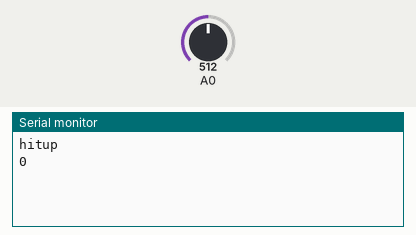
Recording of a sketch running on a simulated Arduino Uno, built with avr-gcc and run on an emulated ATmega328P. Shown: the last lines printed to the serial monitor. The inputs (shaded band) are chosen by the test bench; at power-on: A0 = 512.

Above: at 1.2 s.
1.3 s: A0 set to 716
At 2.3 s:
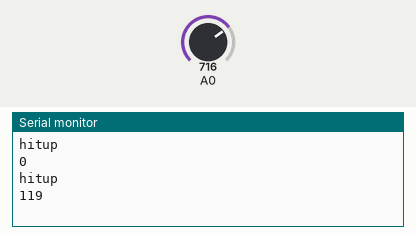
2.8 s: A0 set to 900
At 3.4 s:
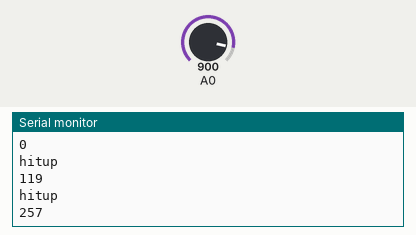

Measured:
- after the input at 1.3 s, the serial monitor: prints a new line at once (image 1)
- after the input at 2.8 s, the serial monitor: prints a new line at once (image 2)

The sketch:

pressure_sensor.ino
```cpp
void setup(){
  Serial.begin(9600);
}
int pre = 0;
int count = 0;
void loop(){
 float pro = analogRead(0);
 pre = pro-pre;
 int fof = pro/800;
 //if(fof)
   //Serial.println("hit");
 if(pre>100){
  Serial.println("hitup");
  Serial.println(count);
  delay(100);
 }
 //Serial.println(pro);


delay(10);
count++;
 pre = pro;
}
```
